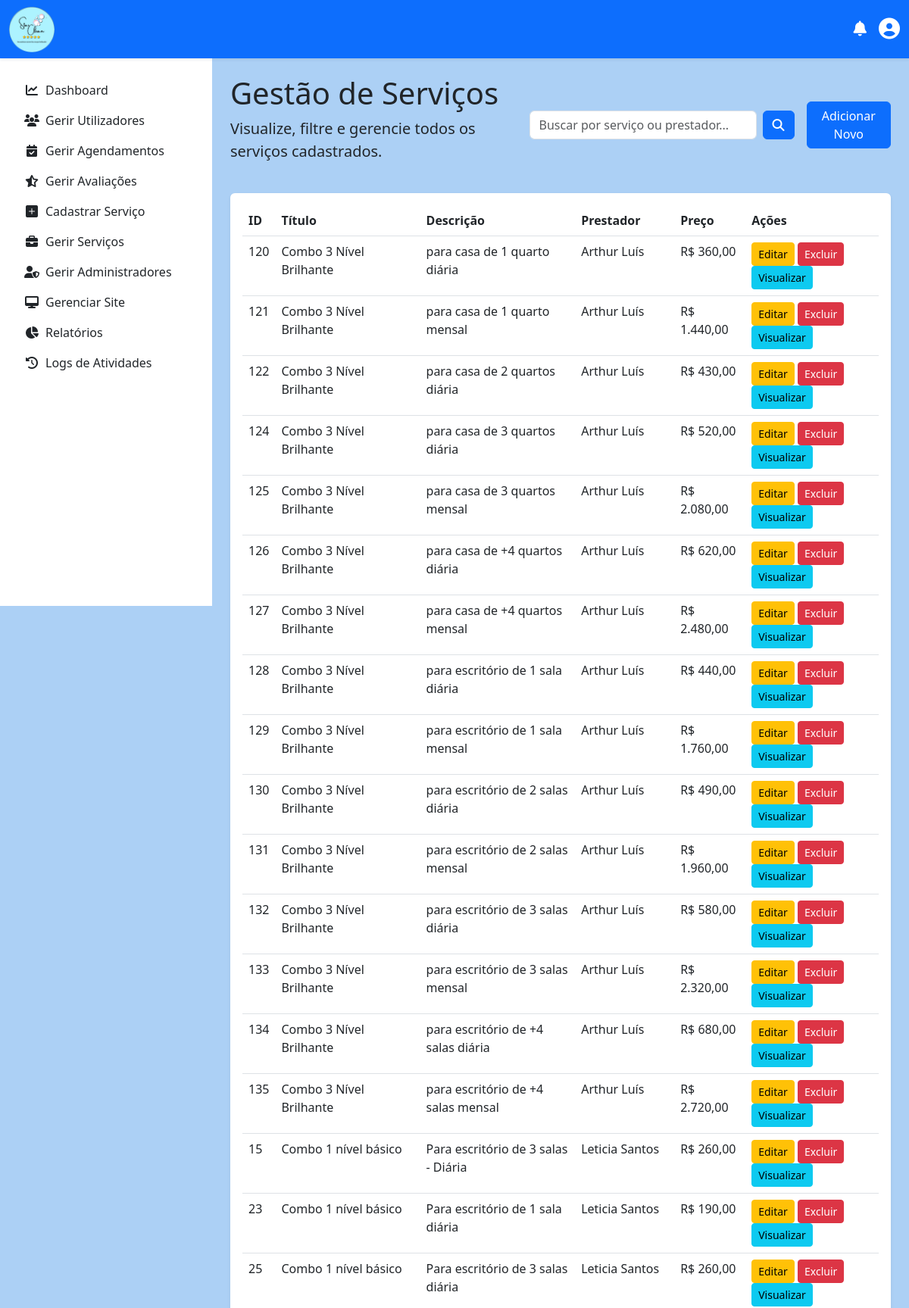
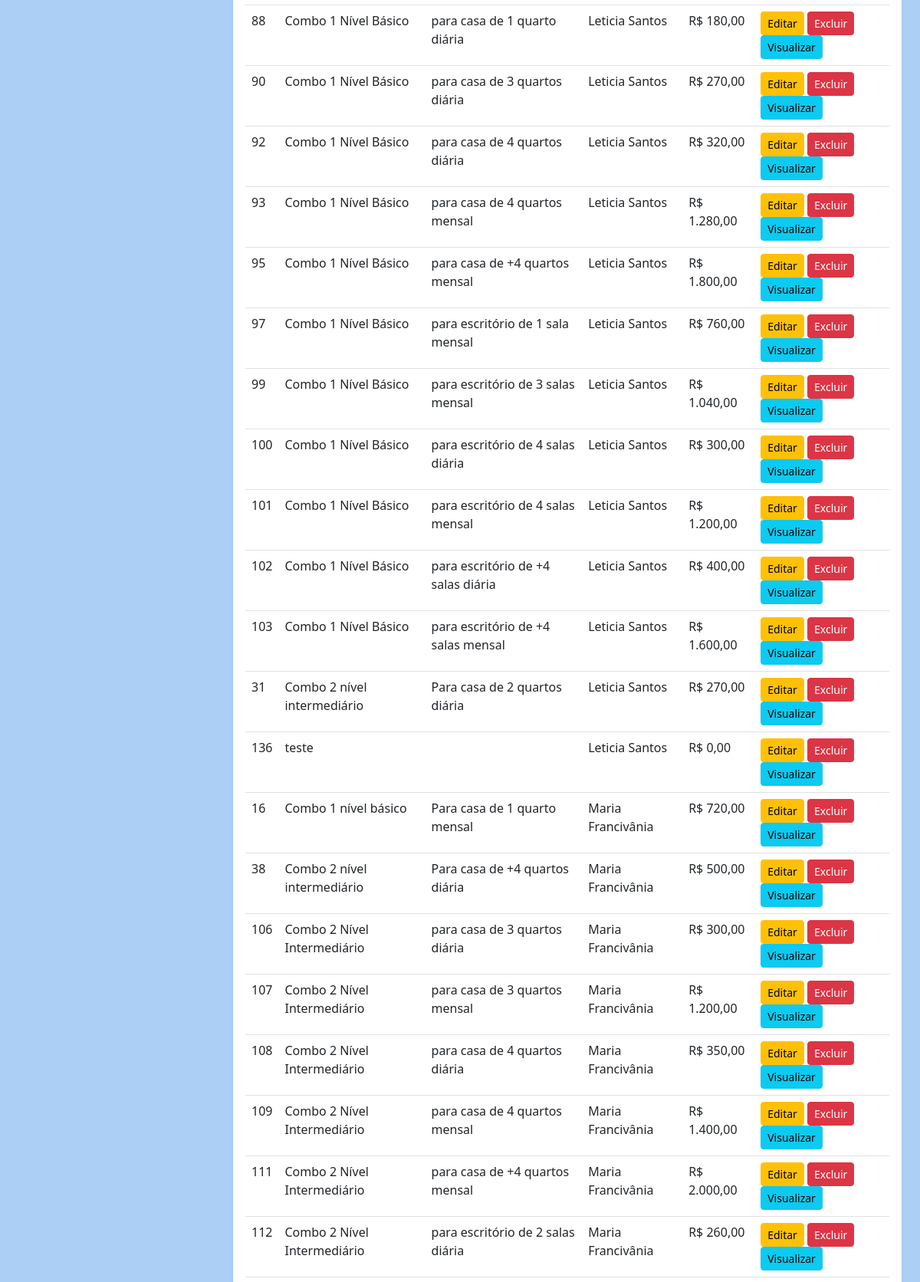
The page /admin/gerir_servicos.php (signed in, upper part) on the database its author committed (2 pictures, top to bottom).
### tables this page shows
CREATE TABLE `servico` (
  `id` int(11) NOT NULL,
  `titulo` varchar(100) NOT NULL,
  `descricao` text NOT NULL,
  `preco` double NOT NULL,
  `duracao_estimada` time DEFAULT NULL,
  `prestador_id` int(11) NOT NULL,
  `oculto` tinyint(1) NOT NULL DEFAULT 0 COMMENT '0 = visível, 1 = oculto'
);

CREATE TABLE `prestador` (
  `id` int(11) NOT NULL,
  `nome` varchar(100) NOT NULL,
  `sobrenome` varchar(100) NOT NULL,
  `cpf` varchar(18) NOT NULL,
  `email` varchar(150) NOT NULL,
  `telefone` varchar(20) NOT NULL,
  `especialidade` varchar(100) NOT NULL,
  `password` varchar(255) NOT NULL,
  `receber_notificacoes_email` tinyint(1) NOT NULL DEFAULT 1,
  `descricao` text NOT NULL,
  `criado_em` timestamp NOT NULL DEFAULT current_timestamp(),
  `atualizado_em` timestamp NOT NULL DEFAULT current_timestamp() ON UPDATE current_timestamp(),
  `Administrador_id` int(11) NOT NULL
);

### admin/gerir_servicos.php (the view, shortened to what this page needs)
<?php
$servicos = [];
$termo_busca = $_GET['q'] ?? '';
try {
    $pdo = obterConexaoPDO();
    $params = [];
    $sql = "SELECT s.id, s.titulo, s.descricao, s.preco, p.nome AS nome_prestador, p.id AS prestador_id
         FROM Servico s
         JOIN Prestador p ON s.prestador_id = p.id";
    $sql .= " ORDER BY p.nome, s.titulo ASC";
    $stmt = $pdo->prepare($sql);
    $stmt->execute($params);
    $servicos = $stmt->fetchAll(PDO::FETCH_ASSOC);
} catch (PDOException $e) {
    error_log("Erro ao buscar os serviços do Admin: " . $e->getMessage());
    $mensagem_erro = '<div class="alert alert-danger">Erro ao carregar a lista de serviços.</div>';
}
include '../includes/header.php';
include '../includes/navbar_logged_in.php';
?>
        <?php include '../includes/menu.php'; ?>
<main class="d-flex">
    <?php include '../includes/sidebar.php'; ?>
    <div class="container-fluid p-4 flex-grow-1">
        <div class="d-flex justify-content-between align-items-center mb-4">
            <div>
                <h1>Gestão de Serviços</h1>
                <p class="lead">Visualize, filtre e gerencie todos os serviços cadastrados.</p>
            </div>
            <form method="GET" action="gerir_servicos.php" class="d-flex align-items-center">
                <input class="form-control me-2" type="search" name="q" placeholder="Buscar por serviço ou prestador..." value="<?= htmlspecialchars($termo_busca) ?>" style="width: 300px;">
                <button class="btn btn-primary" type="submit"><i class="fas fa-search"></i></button>
            </form>
            <a href="adicionar_servico.php" class="btn btn-primary ms-3">Adicionar Novo</a>
        </div>
        <div class="card border-0 shadow-sm">
            <div class="card-body">
                <div class="table-responsive">
                    <table class="table table-hover">
                        <thead>
                            <tr>
                                <th>ID</th>
                                <th>Título</th>
                                <th>Descrição</th>
                                <th>Prestador</th>
                                <th>Preço</th>
                                <th>Ações</th>
                            </tr>
                        </thead>
                        <tbody>
                            <?php if (empty($servicos)): ?>
                                <tr>
                                    <td colspan="6" class="text-center">Nenhum serviço cadastrado no sistema.</td>
                                </tr>
                            <?php else: ?>
                                <?php foreach ($servicos as $servico): ?>
                                    <tr>
                                        <td><?= htmlspecialchars($servico['id']) ?></td>
                                        <td><?= htmlspecialchars($servico['titulo']) ?></td>
                                        <td><?= htmlspecialchars($servico['descricao']) ?></td>
                                        <td><?= htmlspecialchars($servico['nome_prestador']) ?></td>
                                        <td>R$ <?= number_format($servico['preco'], 2, ',', '.') ?></td>
                                        <td>
                                            <a href="editar_servico.php?id=<?= $servico['id'] ?>" class="btn btn-sm btn-warning">Editar</a>
                                            <a href="excluir_servico.php?id=<?= $servico['id'] ?>" class="btn btn-sm btn-danger" onclick="return confirm('Tem certeza que deseja EXCLUIR este serviço? Esta ação é permanente.');">Excluir</a>
                                            <a href="vizualizar_servico.php?id=<?= $servico['id'] ?>" class="btn btn-sm btn-info">Visualizar</a>
                                        </td>
                                    </tr>
                                <?php endforeach; ?>
                            <?php endif; ?>
                        </tbody>
                    </table>
                </div>
            </div>
        </div>
    </div>
</main>
<?php include '../includes/footer.php'; ?>

### includes/star_clean.css (style rules this page uses)
body { padding-top: 75px; }
.card-body { min-height: 220px; }
.card { transition: transform 0.3s ease, box-shadow 0.3s ease; }
@media (min-width: 768px) { main.d-flex > .flex-grow-1 { margin-left: 280px; } }
main.d-flex { flex-grow: 1; }

### rows shown on the page
servico: id "120", titulo "Combo 3 Nível Brilhante", descricao "para casa de 1 quarto diária", prestador.nome "Arthur Luís", preco "360,00"
servico: id "121", titulo "Combo 3 Nível Brilhante", descricao "para casa de 1 quarto mensal", prestador.nome "Arthur Luís", preco "1.440,00"
servico: id "122", titulo "Combo 3 Nível Brilhante", descricao "para casa de 2 quartos diária", prestador.nome "Arthur Luís", preco "430,00"
servico: id "124", titulo "Combo 3 Nível Brilhante", descricao "para casa de 3 quartos diária", prestador.nome "Arthur Luís", preco "520,00"
servico: id "125", titulo "Combo 3 Nível Brilhante", descricao "para casa de 3 quartos mensal", prestador.nome "Arthur Luís", preco "2.080,00"
servico: id "126", titulo "Combo 3 Nível Brilhante", descricao "para casa de +4 quartos diária", prestador.nome "Arthur Luís", preco "620,00"
servico: id "127", titulo "Combo 3 Nível Brilhante", descricao "para casa de +4 quartos mensal", prestador.nome "Arthur Luís", preco "2.480,00"
servico: id "128", titulo "Combo 3 Nível Brilhante", descricao "para escritório de 1 sala diária", prestador.nome "Arthur Luís", preco "440,00"
servico: id "129", titulo "Combo 3 Nível Brilhante", descricao "para escritório de 1 sala mensal", prestador.nome "Arthur Luís", preco "1.760,00"
servico: id "130", titulo "Combo 3 Nível Brilhante", descricao "para escritório de 2 salas diária", prestador.nome "Arthur Luís", preco "490,00"
servico: id "131", titulo "Combo 3 Nível Brilhante", descricao "para escritório de 2 salas mensal", prestador.nome "Arthur Luís", preco "1.960,00"
servico: id "132", titulo "Combo 3 Nível Brilhante", descricao "para escritório de 3 salas diária", prestador.nome "Arthur Luís", preco "580,00"
servico: id "133", titulo "Combo 3 Nível Brilhante", descricao "para escritório de 3 salas mensal", prestador.nome "Arthur Luís", preco "2.320,00"
servico: id "134", titulo "Combo 3 Nível Brilhante", descricao "para escritório de +4 salas diária", prestador.nome "Arthur Luís", preco "680,00"
servico: id "135", titulo "Combo 3 Nível Brilhante", descricao "para escritório de +4 salas mensal", prestador.nome "Arthur Luís", preco "2.720,00"
servico: id "15", titulo "Combo 1 nível básico", descricao "Para escritório de 3 salas - Diária", prestador.nome "Leticia Santos", preco "260,00"
servico: id "23", titulo "Combo 1 nível básico", descricao "Para escritório de 1 sala diária", prestador.nome "Leticia Santos", preco "190,00"
servico: id "25", titulo "Combo 1 nível básico", descricao "Para escritório de 3 salas diária", prestador.nome "Leticia Santos", preco "260,00"
servico: id "88", titulo "Combo 1 Nível Básico", descricao "para casa de 1 quarto diária", prestador.nome "Leticia Santos", preco "180,00"
servico: id "90", titulo "Combo 1 Nível Básico", descricao "para casa de 3 quartos diária", prestador.nome "Leticia Santos", preco "270,00"
servico: id "92", titulo "Combo 1 Nível Básico", descricao "para casa de 4 quartos diária", prestador.nome "Leticia Santos", preco "320,00"
servico: id "93", titulo "Combo 1 Nível Básico", descricao "para casa de 4 quartos mensal", prestador.nome "Leticia Santos", preco "1.280,00"
servico: id "95", titulo "Combo 1 Nível Básico", descricao "para casa de +4 quartos mensal", prestador.nome "Leticia Santos", preco "1.800,00"
servico: id "97", titulo "Combo 1 Nível Básico", descricao "para escritório de 1 sala mensal", prestador.nome "Leticia Santos", preco "760,00"
servico: id "99", titulo "Combo 1 Nível Básico", descricao "para escritório de 3 salas mensal", prestador.nome "Leticia Santos", preco "1.040,00"
servico: id "100", titulo "Combo 1 Nível Básico", descricao "para escritório de 4 salas diária", prestador.nome "Leticia Santos", preco "300,00"
servico: id "101", titulo "Combo 1 Nível Básico", descricao "para escritório de 4 salas mensal", prestador.nome "Leticia Santos", preco "1.200,00"
servico: id "102", titulo "Combo 1 Nível Básico", descricao "para escritório de +4 salas diária", prestador.nome "Leticia Santos", preco "400,00"
servico: id "103", titulo "Combo 1 Nível Básico", descricao "para escritório de +4 salas mensal", prestador.nome "Leticia Santos", preco "1.600,00"
servico: id "31", titulo "Combo 2 nível intermediário", descricao "Para casa de 2 quartos diária", prestador.nome "Leticia Santos", preco "270,00"
servico: id "136", titulo "teste", prestador.nome "Leticia Santos", preco "0,00"
servico: id "16", titulo "Combo 1 nível básico", descricao "Para casa de 1 quarto mensal", prestador.nome "Maria Francivânia", preco "720,00"
servico: id "38", titulo "Combo 2 nível intermediário", descricao "Para casa de +4 quartos diária", prestador.nome "Maria Francivânia", preco "500,00"
servico: id "106", titulo "Combo 2 Nível Intermediário", descricao "para casa de 3 quartos diária", prestador.nome "Maria Francivânia", preco "300,00"
servico: id "107", titulo "Combo 2 Nível Intermediário", descricao "para casa de 3 quartos mensal", prestador.nome "Maria Francivânia", preco "1.200,00"
servico: id "108", titulo "Combo 2 Nível Intermediário", descricao "para casa de 4 quartos diária", prestador.nome "Maria Francivânia", preco "350,00"
servico: id "109", titulo "Combo 2 Nível Intermediário", descricao "para casa de 4 quartos mensal", prestador.nome "Maria Francivânia", preco "1.400,00"
servico: id "111", titulo "Combo 2 Nível Intermediário", descricao "para casa de +4 quartos mensal", prestador.nome "Maria Francivânia", preco "2.000,00"
servico: id "112", titulo "Combo 2 Nível Intermediário", descricao "para escritório de 2 salas diária", prestador.nome "Maria Francivânia", preco "260,00"
